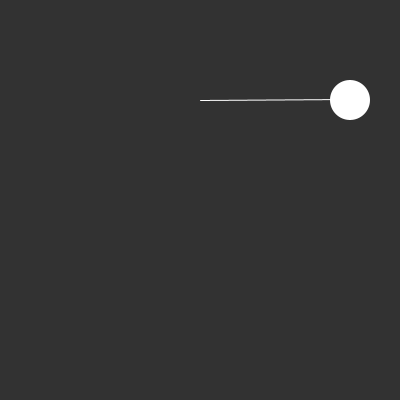
Frame 1 (no input)
Frame 60 (the mouse pressed at the canvas centre just before this capture): identical to frame 1, image omitted
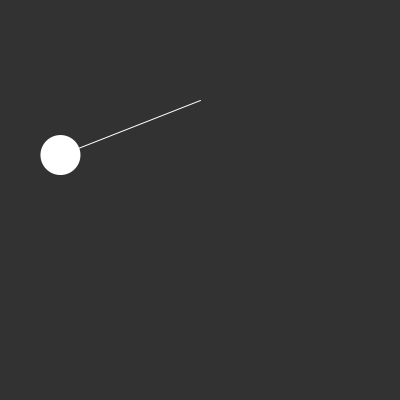
Frame 120 (the mouse held since frame 60 and released just before this capture)

The Processing sketch that drew these frames (run headless with seeded random() and noise(); from frame 60 on, the mouse is pressed at the canvas centre):

// Processing sketch: pendu
// ── pendu.pde
Pendulum p ; 

void setup() { 
  size( 400, 400 ) ; 
  p = new Pendulum( width/2, 100, 150) ;
} 

void draw() { 
  background(50) ; 
  p.all() ;
  if (mousePressed) {
    float d =  dist( mouseX, mouseY, p.o.x + p.l*sin(p.a), p.o.y + p.l*cos(p.a) )  ; 
    if ( d < p.r ) { 
      p.hold = true ;
    }
  } else p.refresh() ;
}

// ── Pendulum.pde
class Pendulum { 
  PVector o ; 
  float l , r , a , aV , aA ; 
  boolean hold ;
  color c ; 
  Pendulum( float x , float y , float len) { 
    o = new PVector( x , y ) ;
    l = len ; 
    r = 20 ;
    a = PI/2 ; 
    refresh() ; 
  }
  void refresh() { 
    aV = 0 ; 
    aA = 0 ;
    c = color(255) ; 
    hold = false ; 
  }
  void all() {
    update() ;
    show() ; 
    check() ; 
  } 
  void check() { 
    if( hold ) { 
      c = color(10) ; 
    }
  }
  void update() { 
    if( hold ) return ; 
    aA = -0.5*sin(a)/l ; 
    a += aV ; 
    aV += aA ; 
    aV *= 0.99 ; 
  }
  void show() { 
    stroke(255) ; 
    line( o.x , o.y , o.x + l*sin(a) , o.y + l*cos(a) ) ;
    noStroke() ; 
    fill(c) ; 
    ellipse( o.x + l*sin(a) , o.y + l*cos(a) , 2*r , 2*r ) ;  
  }
}
